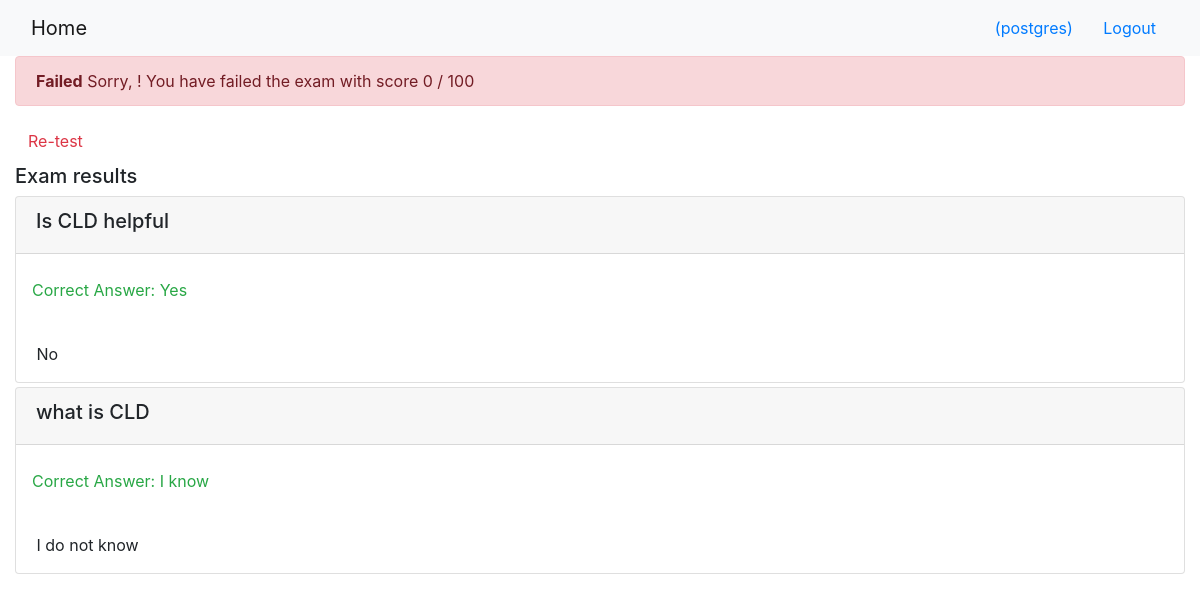
The page /onlinecourse/1/submission/1/result (signed in) on the database its author committed.
### onlinecourse/models.py (models this page shows, shortened)
class Question(models.Model):
    lessson = models.ForeignKey(Lesson, on_delete=models.CASCADE)
    question_text = models.CharField(max_length=1000, default="")
    grade = models.FloatField(default=0.0)

class Choice(models.Model):
    question = models.ForeignKey(Question, on_delete=models.CASCADE)
    choice_text = models.CharField(max_length=1000, default="")
    is_correct = models.IntegerField(default=0)
    is_selected = models.IntegerField(default=0)

### onlinecourse/views.py (the view)
# urls.py: path('<int:course_id>/submission/<int:submission_id>/result', views.show_exam_result, name='show_exam_result')
def show_exam_result(request, course_id, submission_id):
    subs = Submission.objects.get(pk=submission_id)
    total_score = 0
    for cid in subs.choice_list:
        choice = Choice.objects.get(pk=cid)
        print("here - " + str(choice.is_correct))
        choice.is_selected = 1
        if(choice.is_correct):
            total_score += 1
    print(total_score)
    course = get_object_or_404(Course, pk=course_id)
    context = {}
    context['course'] = course
    context['grade'] = total_score
    context['subs'] = subs
    return render(request, 'onlinecourse/exam_result_bootstrap.html', context)

### onlinecourse/templates/onlinecourse/exam_result_bootstrap.html (shortened to what this page needs)
<!DOCTYPE html>
<html lang="en">
<head>
    {% load static %}
    <link rel="stylesheet" href="https://maxcdn.bootstrapcdn.com/bootstrap/4.5.2/css/bootstrap.min.css">
</head>
<body>
 <nav class="navbar navbar-light bg-light">
    <div class="container-fluid">
        <div class="navbar-header">
              <a class="navbar-brand" href="{% url 'onlinecourse:index' %}">Home</a>
        </div>
        <ul class="nav navbar-nav navbar-right">
            {% if user.is_authenticated %}
            <li>
                <a class="btn btn-link" href="#">{{ user.first_name }}({{ user.username }})</a>
                <a class="btn btn-link" href="{% url 'onlinecourse:logout' %}">Logout</a>
            </li>
            {% endif %}
        </ul>
    </div>
</nav>
<div class="container-fluid">
    {% if grade > 0 %}
    <div class="alert alert-success">
       Congragulations {{ user.first_name }}! You have passed the exam and completed the course with score {{ grade }} / 100
    </div>
        {% else %}
        <div class="alert alert-danger">
            <b>Failed</b> Sorry, {{user.first_name}} ! You have failed the exam with score {{ grade }} / 100
        </div>
        <a class="btn btn-link text-danger" href="{% url 'onlinecourse:course_details' course.id %}">Re-test</a>
        {% endif %}
        <div class="card-columns-vertical mt-1">
        <h5 class="">Exam results</h5>
            {% for lesson in course.lesson_set.all %}
                {% for question in lesson.question_set.all %}
                    <div class="card mt-1">
                        <div class="card-header"><h5>{{ question.question_text}}</h5></div>
                        <div class="form-group">
                            {% for choice in question.choice_set.all %}
                                 {% if choice.is_correct == 1 %}
                                    <p class="text-success"> <br> &emsp;Correct Answer:  {{ choice.choice_text }}</a></p>
                                {%else%}
                                    {% if choice.id in subs.choice_list %}
                                    <p class="text-warning"> <br> &emsp; {{ choice.choice_text }}</a></p>
                                    {%else%}
                                    <br> &emsp; {{ choice.choice_text }}
                                    {% endif %}
                                {% endif %}
                            {% endfor %}
                        </div>
                    </div>
                {% endfor %}
            {% endfor %}
        </div>
    </div>
</body>
</html>

### rows shown on the page
Question: question_text "Is CLD helpful"
Choice: choice_text "Yes"
Choice: choice_text "No"
Question: question_text "what is CLD"
Choice: choice_text "I know"
Choice: choice_text "I do not know"

### other values the page prints
{{ user.username }} "postgres"
{{ grade }} "0"
